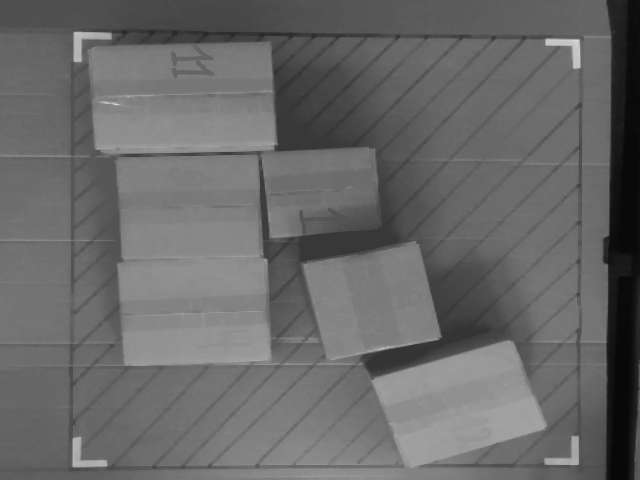
#> input picture depth_005_gray_morphology.png, 640 x 480 px, found by its file name
$ python n.py
#> lines starting #> are read from the running program, lines starting #| are printed output that depends on the picture; long printed decimals are rounded
import numpy as np
import matplotlib.pyplot as plt
import skimage
from skimage.color import rgb2gray
from skimage.feature import corner_harris, corner_subpix, corner_peaks
from scipy.spatial import ConvexHull

# Загрузка изображения
image_path = "/Users/dudberoll/PycharmProjects/GaprixCV/depth_005_gray_morphology.png"
gray_image = skimage.io.imread(image_path)
#> gray_image is the input picture: shape (480, 640); min 8, max 219, mean 104.4
image = skimage.io.imread(image_path)

# Нахождение углов с использованием метода Харриса
harris_response = corner_harris(gray_image)
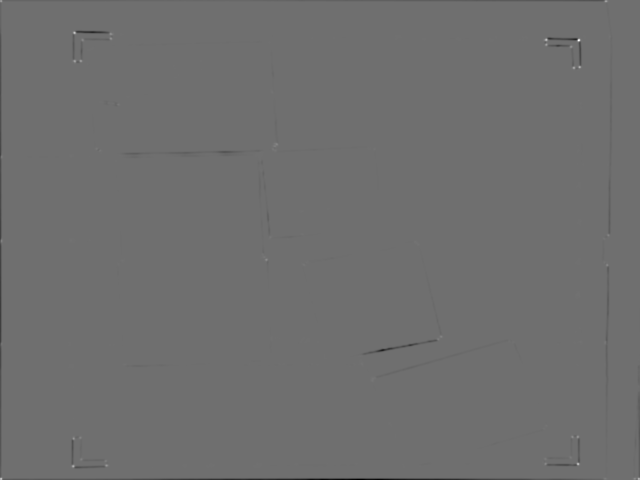
#> harris_response: shape (480, 640) float64; min -0.202, max 0.259, mean -0.000699; drawn with min black and max white
corners = corner_peaks(harris_response, min_distance=5, threshold_rel=0.02)
#> corners = 37 pairs, first value 32 to 466, second value 70 to 609

# Уточнение координат углов с помощью subpix
corners_subpix = corner_subpix(gray_image, corners, window_size=13)
#> corners_subpix = 37 rows, first 8: [38.88, 579], [31.34, 73.25], [42.11, 548.8], [464.3, 578.3], [63.77, 576], [466.9, 71.97], [nan, nan], [nan, nan]

# Подготовка координат для закраски
if corners_subpix is not None:
    x = corners_subpix[:, 1]
    y = corners_subpix[:, 0]
else:
    x = corners[:, 1]
    y = corners[:, 0]

# Удаление NaN значений из координат
valid_indices = ~np.isnan(x) & ~np.isnan(y)
x = x[valid_indices]
#> x = 34 values, max 610.9 at index 27, min 71.55 at index 33, mean 361.5
y = y[valid_indices]
#> y = 34 values, max 466.9 at index 5, min 31.34 at index 1, mean 261.2

# Сортировка точек, если необходимо (например, по углу относительно центра)
center = np.mean(np.vstack((x, y)).T, axis=0)
#> center = [361.5, 261.2]
angles = np.arctan2(y - center[0], x - center[1])
#> angles = 34 values, max 2.76 at index 7, min -2.57 at index 33, mean -0.289
sort_order = np.argsort(angles)
#> sort_order = 34 values, max 33 at index 0, min 0 at index 13, mean 16.5
x_sorted = x[sort_order]
#> x_sorted = 34 values, max 610.9 at index 15, min 71.55 at index 0, mean 361.5
y_sorted = y[sort_order]
#> y_sorted = 34 values, max 466.9 at index 30, min 31.34 at index 2, mean 261.2

# Вычисление площади контура (contour area)
points = np.vstack((x_sorted, y_sorted)).T
#> points = 34 pairs, first value 71.55 to 610.9, second value 31.34 to 466.9
hull = ConvexHull(points)
contour_area = hull.volume  # Для 2D ConvexHull, volume дает площадь
#> contour_area = 229786.9

print(f"Contour Area: {contour_area}")
#| Contour Area: 229786.946

# Отображение изображения с закрашенными углами
plt.figure(figsize=(10, 8))
plt.imshow(image, cmap='gray')
plt.plot(x_sorted, y_sorted, 'r+', markersize=10)
plt.fill(x_sorted, y_sorted, 'b', alpha=0.3)  # Закраска многоугольника
plt.title('Изображение с закрашенными углами')
plt.axis('off')
plt.show()
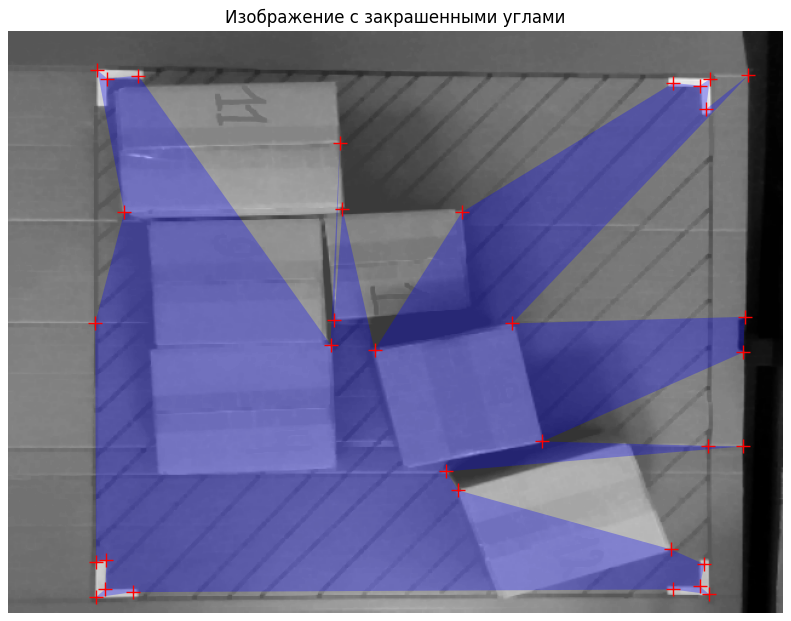
#> figure drawn by matplotlib, 1 panel
